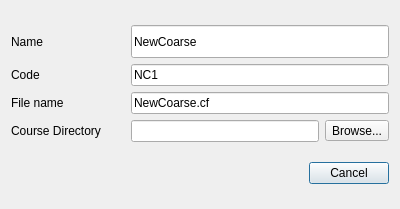
<?xml version="1.0" encoding="UTF-8"?>
<ui version="4.0">
 <class>NewCourseDialog</class>
 <widget class="QDialog" name="NewCourseDialog">
  <property name="geometry">
   <rect>
    <x>0</x>
    <y>0</y>
    <width>400</width>
    <height>209</height>
   </rect>
  </property>
  <property name="sizePolicy">
   <sizepolicy hsizetype="Preferred" vsizetype="Minimum">
    <horstretch>0</horstretch>
    <verstretch>0</verstretch>
   </sizepolicy>
  </property>
  <property name="windowTitle">
   <string>Dialog</string>
  </property>
  <layout class="QVBoxLayout" name="verticalLayout">
   <item>
    <layout class="QGridLayout" name="gridLayout">
     <item row="2" column="0">
      <widget class="QLabel" name="fileNameLabel">
       <property name="minimumSize">
        <size>
         <width>63</width>
         <height>0</height>
        </size>
       </property>
       <property name="text">
        <string>File name</string>
       </property>
      </widget>
     </item>
     <item row="3" column="0">
      <widget class="QLabel" name="courseDirectoryLabel">
       <property name="minimumSize">
        <size>
         <width>114</width>
         <height>0</height>
        </size>
       </property>
       <property name="text">
        <string>Course Directory</string>
       </property>
      </widget>
     </item>
     <item row="2" column="1">
      <widget class="QLineEdit" name="fileNameLineEdit">
       <property name="focusPolicy">
        <enum>Qt::StrongFocus</enum>
       </property>
       <property name="text">
        <string>NewCoarse.cf</string>
       </property>
      </widget>
     </item>
     <item row="1" column="1">
      <widget class="QLineEdit" name="codeLineEdit">
       <property name="focusPolicy">
        <enum>Qt::StrongFocus</enum>
       </property>
       <property name="text">
        <string>NC1</string>
       </property>
      </widget>
     </item>
     <item row="0" column="0">
      <widget class="QLabel" name="nameLabel">
       <property name="minimumSize">
        <size>
         <width>39</width>
         <height>0</height>
        </size>
       </property>
       <property name="maximumSize">
        <size>
         <width>16777215</width>
         <height>56</height>
        </size>
       </property>
       <property name="text">
        <string>Name</string>
       </property>
      </widget>
     </item>
     <item row="0" column="1">
      <widget class="QLineEdit" name="nameLineEdit">
       <property name="maximumSize">
        <size>
         <width>16777215</width>
         <height>33</height>
        </size>
       </property>
       <property name="focusPolicy">
        <enum>Qt::StrongFocus</enum>
       </property>
       <property name="text">
        <string>NewCoarse</string>
       </property>
      </widget>
     </item>
     <item row="1" column="0">
      <widget class="QLabel" name="codeLabel">
       <property name="minimumSize">
        <size>
         <width>34</width>
         <height>0</height>
        </size>
       </property>
       <property name="text">
        <string>Code</string>
       </property>
      </widget>
     </item>
     <item row="3" column="1">
      <layout class="QHBoxLayout" name="horizontalLayout">
       <property name="spacing">
        <number>6</number>
       </property>
       <item>
        <widget class="QLineEdit" name="courseDirectoryLineEdit">
         <property name="focusPolicy">
          <enum>Qt::StrongFocus</enum>
         </property>
        </widget>
       </item>
       <item>
        <widget class="QToolButton" name="courseDirectoryButton">
         <property name="focusPolicy">
          <enum>Qt::StrongFocus</enum>
         </property>
         <property name="text">
          <string>Browse...</string>
         </property>
        </widget>
       </item>
      </layout>
     </item>
    </layout>
   </item>
   <item>
    <widget class="QDialogButtonBox" name="buttonBox">
     <property name="orientation">
      <enum>Qt::Horizontal</enum>
     </property>
     <property name="standardButtons">
      <set>QDialogButtonBox::Cancel</set>
     </property>
    </widget>
   </item>
  </layout>
 </widget>
 <tabstops>
  <tabstop>nameLineEdit</tabstop>
  <tabstop>codeLineEdit</tabstop>
  <tabstop>fileNameLineEdit</tabstop>
  <tabstop>courseDirectoryLineEdit</tabstop>
  <tabstop>courseDirectoryButton</tabstop>
 </tabstops>
 <resources/>
 <connections>
  <connection>
   <sender>buttonBox</sender>
   <signal>accepted()</signal>
   <receiver>NewCourseDialog</receiver>
   <slot>accept()</slot>
   <hints>
    <hint type="sourcelabel">
     <x>248</x>
     <y>254</y>
    </hint>
    <hint type="destinationlabel">
     <x>157</x>
     <y>274</y>
    </hint>
   </hints>
  </connection>
  <connection>
   <sender>buttonBox</sender>
   <signal>rejected()</signal>
   <receiver>NewCourseDialog</receiver>
   <slot>reject()</slot>
   <hints>
    <hint type="sourcelabel">
     <x>316</x>
     <y>260</y>
    </hint>
    <hint type="destinationlabel">
     <x>286</x>
     <y>274</y>
    </hint>
   </hints>
  </connection>
 </connections>
</ui>
